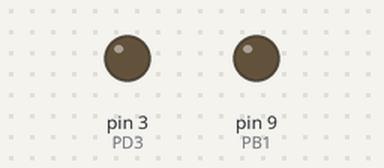
A sketch run on a simulated Arduino Uno, built with avr-gcc and run on an emulated ATmega328P. Parts: output pins drawn as LEDs (lit = HIGH).

Above: at 1.0 s.
At 3.57 s:
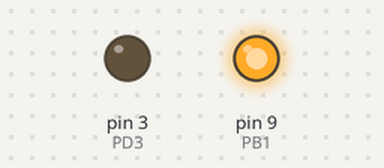
At 5.8 s:
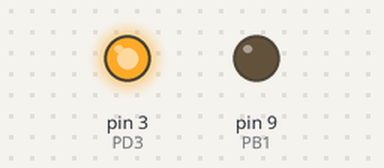
Timing chart, 0 to 8.2 s (numbered marks = the images above):
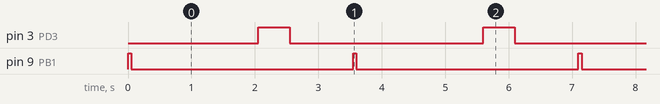

The sketch:

sketch_mar28a.ino
```cpp
#define PD0 0
#define PD1 1
#define PD2 2
#define PD3 3
#define PD4 4
#define PD5 5
#define PD6 6
#define PD7 7
#define PB0 8
#define PB1 9
#define PB2 10
#define PB3 11
#define PB4 12
#define PB5 13

void setup() {

  pinMode(PB1, OUTPUT);
  pinMode(PD3, OUTPUT);

}

void loop() {
  // put your main code here, to run repeatedly:
  digitalWrite(PB1, HIGH);
  delay(50);
  digitalWrite(PB1, LOW);
  delay(2000);

  digitalWrite(PD3, HIGH);
  delay(500);
  digitalWrite(PD3, LOW);
  delay(1000);
}
```

Measured:
- by itself, pin 3 (PD3): alternates HIGH for 0.50 s and LOW for 3.1 s
- by itself, pin 9 (PB1): alternates HIGH for 0.05 s and LOW for 3.5 s
- by itself, everything shown: repeats every 3.6 s, in 4 steps
